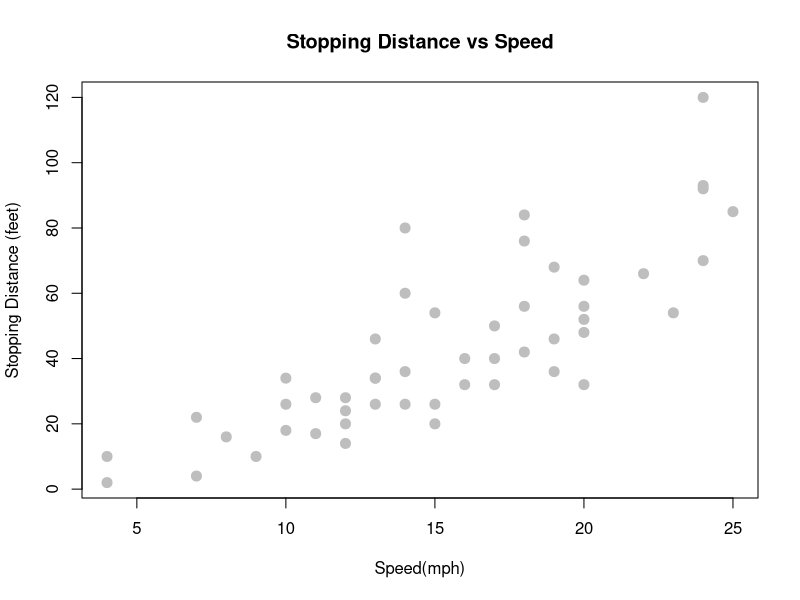
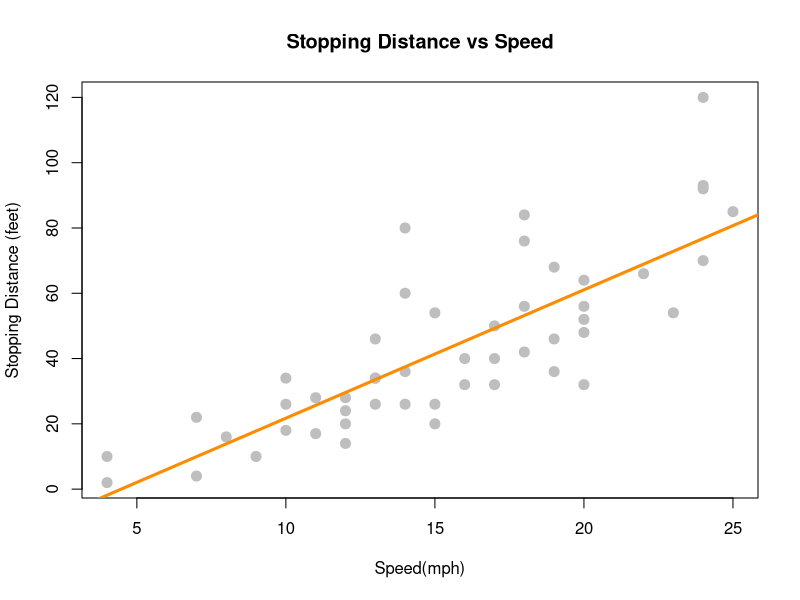
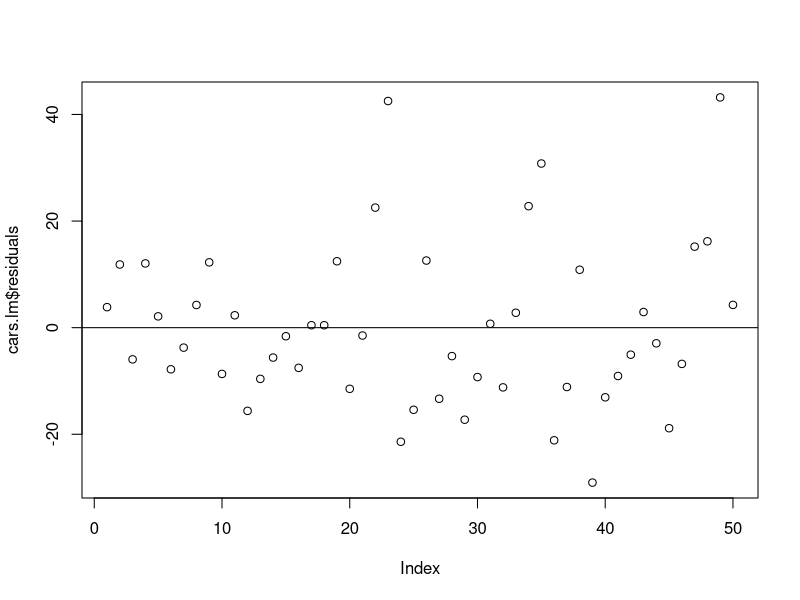
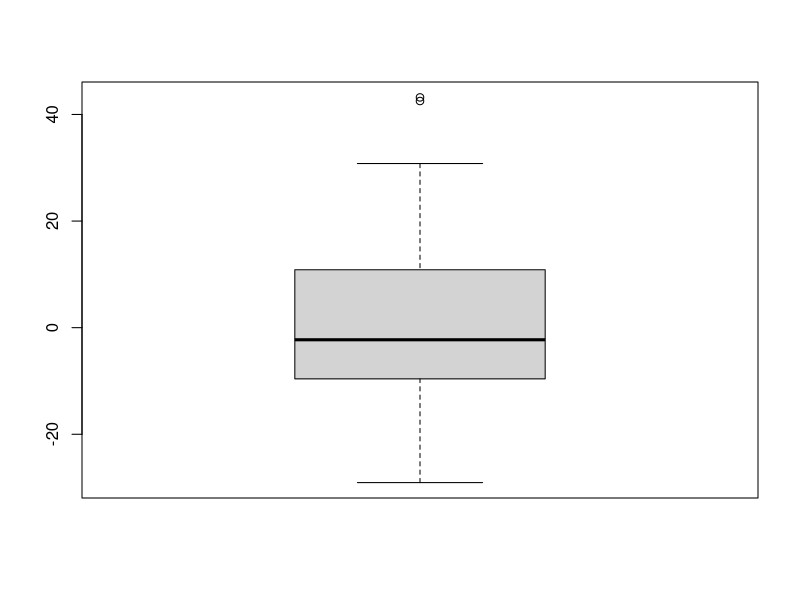
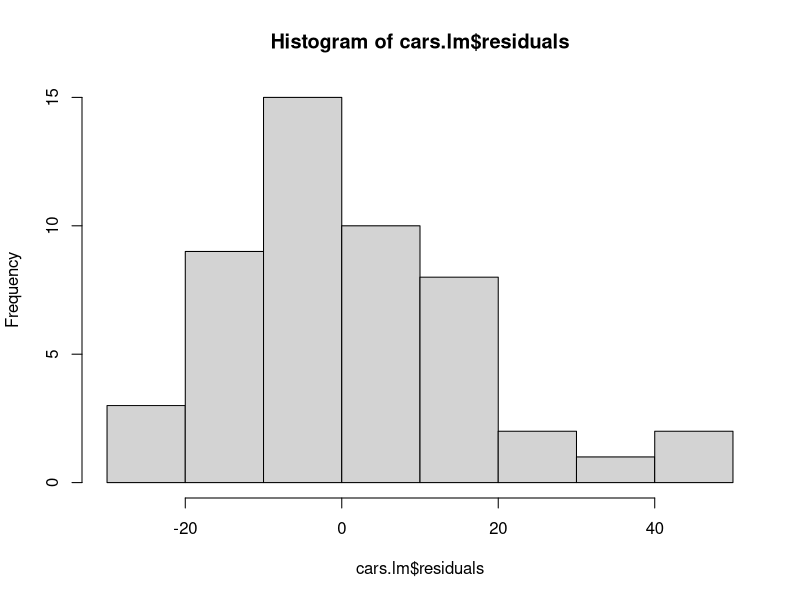
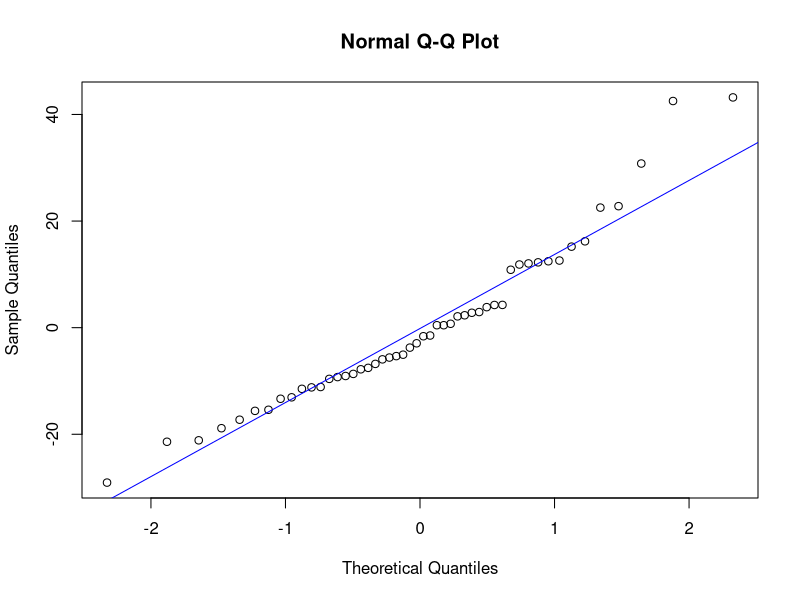

These charts were generated, in order, by the following R code:
## ---- chunk 1
knitr::opts_chunk$set(echo = TRUE)
## ---- chunk 2
str(cars)
## ---- chunk 3
plot(dist ~ speed, data = cars, 
     xlab = "Speed(mph)", 
     ylab = "Stopping Distance (feet)",
     main = "Stopping Distance vs Speed",
     pch = 20,
     cex = 2,
     col = "grey")
## ---- chunk 4
speed.c <- scale(cars$speed, center=TRUE, scale=FALSE)
## ---- chunk 5
cars.lm <- lm(dist ~ speed, data = cars)
class(cars.lm) # la nueva variable es un objeto de clase 'lm'
typeof(cars.lm) # y es una lista
names(cars.lm) # los elementos de la lista
## ---- chunk 6
cars.lm$coefficients # los coeficientes de ajuste de la ecuación
head(cars.lm$residuals) # los valores residuales
head(cars.lm$fitted.values) # los valores ajustados
## ---- chunk 7
coef(cars.lm)
## ---- chunk 8
plot(dist ~ speed, data = cars, 
     xlab = "Speed(mph)", 
     ylab = "Stopping Distance (feet)",
     main = "Stopping Distance vs Speed",
     pch = 20,
     cex = 2,
     col = "grey")
abline(coef(cars.lm), lwd = 3, col = "darkorange")
## ---- chunk 9
head(residuals(cars.lm))
head(fitted(cars.lm))
## ---- chunk 10
summary(cars.lm)
## ---- chunk 11
names(summary(cars.lm)) # las etiquetas de los elementos de la lista
summary(cars.lm)$coefficients # los coeficientes y sus estadisticos
summary(cars.lm)$coefficients[,2] # Std.Error de los coeficientes
## ---- chunk 12
summary(cars.lm)$call # 
## ---- chunk 13
plot(cars.lm$residuals)
abline(0,0) # añade una linea horizontal en y=0
## ---- chunk 14
boxplot(cars.lm$residuals)
## ---- chunk 15
hist(cars.lm$residuals)
## ---- chunk 16
qqnorm(cars.lm$residuals)
qqline(cars.lm$residuals, col = "blue")
## ---- chunk 17
confint(cars.lm, level = 0.95)
## ---- chunk 18
# Residual Standard Error
k = length(cars.lm$coefficients) - 1 #
SSE = sum(cars.lm$residuals**2)
n=length(cars.lm$residuals)
sqrt(SSE/(n-(1+k)))
## ---- chunk 19
S.error = summary(cars.lm)$sigma
## ---- chunk 20
# Calculo del coeficiente de determinación
dist = cars$dist  
SSyy = sum((dist-mean(dist))**2)
SSE = sum(cars.lm$residuals**2)
(SSyy-SSE)/SSyy
# o bien
1- SSE/SSyy
## ---- chunk 21
# Calculo del coeficiente de determinación ajustado
dist = cars$dist  
n = length(dist)
k = length(cars.lm$coefficients) - 1
SSE = sum(cars.lm$residuals**2)
SSyy = sum((dist-mean(dist))**2)
1-(SSE/SSyy)*(n-1)/(n-(k+1))
## ---- chunk 22
# Calculo del coeficiente de determinación
# H0: todos los coeficientes son cero
# Ha: al menos un coeficiente no es cero
# Comparamos
dist = cars$dist  
n = length(dist)
SSE = sum(cars.lm$residuals**2)
SSyy = sum((dist-mean(dist))**2)
k = length(cars.lm$coefficients) - 1
((SSyy-SSE)/k) / (SSE/(n-(k+1)))
## ---- chunk 23
cars30 <- cars[sample(nrow(cars),30),]
cars40 <- cars[sample(nrow(cars),40),]

cars30.lm <- lm(speed ~ dist, data = cars30)
cars40.lm <- lm(speed ~ dist, data = cars40)
## ---- chunk 24
tabl <- "  
| Estadistico    | cars.lm  |  cars30  |  cars40  |
|----------------|:--------:|:--------:|:--------:|
| Residual error |  15.38   |  14.66   |  14.88   |
| R^2            |  0.6511  |   0.7556 |   0.6533 |
| F              |  89.57   |  86.59   |  52.76   |
" 
cat(tabl)
## ---- chunk 25
predict(cars.lm, newdata = data.frame(speed = 40))
## ---- chunk 26
predict(cars.lm, newdata = data.frame(speed = 40), interval = "predict")
## ---- chunk 27
# intervalo de confianza
predict(cars.lm, newdata = data.frame(speed = 40), interval = "confidence")
